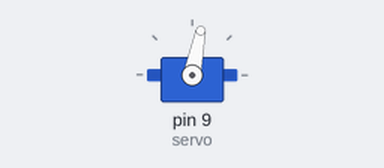
The sketch below on a simulated Arduino Uno, built with avr-gcc and run on an emulated ATmega328P. On the bench: servo. Random numbers use the default seed unless the sketch sets one; what the sketch prints to the serial monitor is not drawn.

Above: at 0.1 s.
At 33.8 s:
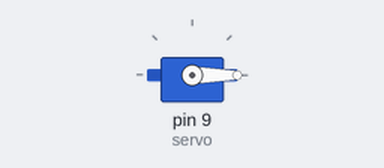
Timing chart, 0 to 40.0 s (numbered marks = the images above):
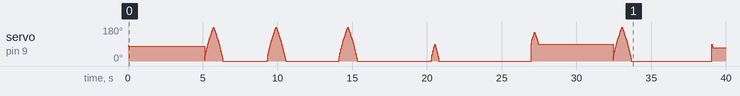

The sketch:

eye_motion_random.ino
```cpp
/*
*
 * Eye motion control for Hokie Bird Animatronic
 * Calculates a random amount of time, speed, and eye movement and then... does.. it.
 *
 */

#include <Servo.h>

Servo servo;  // creates servo object
const int def = 90; //  angle of the servo, defaults at 0 degrees (looking ahead).


int randomTime(int min, int max){
  return random(min, max);
}

int randomSpeed() { // needs to be implemented...
  return random(1000, 10000);
}

int randomMovement() {
  return random(1, 4);
}


void lookLeft() {
  int turnTilL = randomTime(90, 180);     // determines degree of movement
  for(int i = def; i <= turnTilL; i++) { // goes to determined angle
    servo.write(i);
    Serial.print(i);
    Serial.print('\t');
  }
  for(int j = turnTilL; j >= def; j--) { // goes back
    servo.write(j);
    Serial.print(j);
    Serial.print('\t');
  }
  Serial.println();
}


void lookRight() {
  int turnTilR = randomTime(0, 90);
  for(int i = turnTilR; i <= def; i++) { // goes to determined angle
    servo.write(i);
    Serial.print(i);
    Serial.print('\t');
  }
  for(int j = def; j >= turnTilR; j--) { // goes back
    servo.write(j);
    Serial.print(j);
    Serial.print('\t');
  }
  Serial.println();
}


void fullSweep() {
  for(int i = 0; i <= 180; i++) {
    servo.write(i);
    Serial.print(i);
    Serial.print('\t');
  }

  for(int j = 180; j >= 0; j--) {
    servo.write(j);
    Serial.print(j);
    Serial.print('\t');
  }
  Serial.println();
}


void setup() {
  Serial.begin(9600);
  servo.attach(9); // attatch servo to digital pin 9
}

   // code currently assumes that 90 degrees is equal to the
  //  hokie bird looking straight ahead, 0 degrees is to the
 //   left, and 180 is to the right.  This will need to be
//    changed when implemented onto the animatronic, though.

void loop() {

  Serial.println();
  int movement = randomMovement();
  Serial.println(movement);


  switch(movement) {
    case 1:
    Serial.println("look left function");
      lookLeft();
      Serial.println("LL fini");
      Serial.println();
      break;

    case 2:
    Serial.println("Look right function");
      lookRight();
      Serial.println("LR fini");
      Serial.println();
      break;

    case 3:
    Serial.println("Full sweep");
      fullSweep();
      Serial.println("Full sweep fini");
      Serial.println();
      break;

    default:
      Serial.println();
      break;
  }

  int delay_amt = randomTime(1000, 10000);
  Serial.println(delay_amt);
  delay(delay_amt);
}
```
